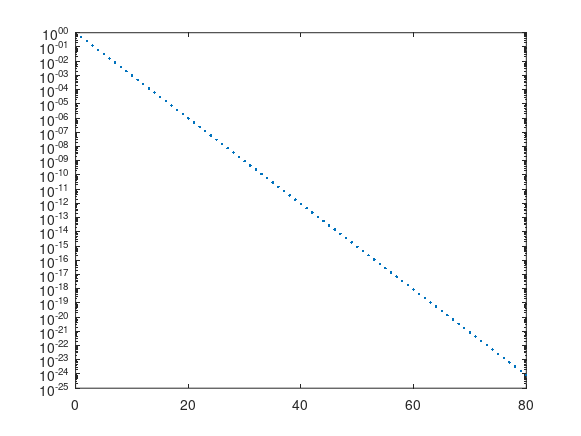

MATLAB code for this plot: (Note: this script raises an error after producing the figure.)

[U,S,V] = svd(randn(80));
s = 2.^(-1:-1:-80);
A = U*diag(s)*V';
reset(0)  % default graphical preferences

semilogy(s,'.')
[Qc,Rc] = gs(A);  % classical
hold on, semilogy(diag(Rc),'o')
[Qm,Rm] = mgs(A); % modified
hold on, semilogy(diag(Rm),'s')
legend('singular values','classical r_{jj}','MGS r_{jj}')
title('Gram-Schmidt in double precision'), xlabel('j')

semilogy(s,'.')
[Qc,Rc] = gs(single(A));  % classical
hold on, semilogy(diag(Rc),'o')
[Qm,Rm] = mgs(single(A)); % modified
hold on, semilogy(diag(Rm),'s')
legend('singular values','classical r_{jj}','MGS r_{jj}')
title('Gram-Schmidt in single precision'), xlabel('j')

A = [pi, sqrt(2); 355/113, sqrt(2)]

Q = A(:,1)/norm(A(:,1));
v = A(:,2) - Q(:,1)*(Q(:,1)'*A(:,2))

Q(:,2) = v/norm(v);
norm(Q'*Q - eye(2))
